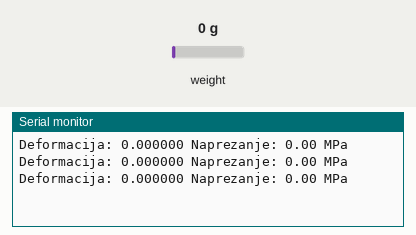
This sketch was run on a simulated Arduino Uno, built with avr-gcc and run on an emulated ATmega328P. On the bench: the last lines printed to the serial monitor. The inputs (shaded band) are chosen by the test bench; at power-on: weight on the scale 0 g.

Above: at 1.5 s.
1.6 s: weight on the scale set to 100 g
At 2.4 s:
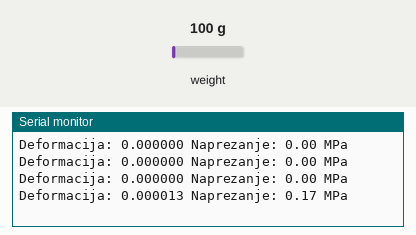
3.1 s: weight on the scale set to 1250 g
At 3.6 s:
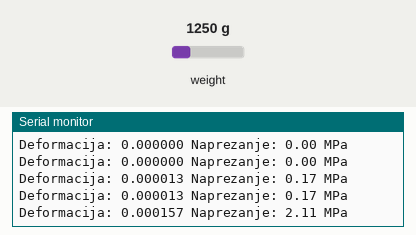
Timing chart, 0 to 6.1 s (numbered marks = the images above; inputs shaded):
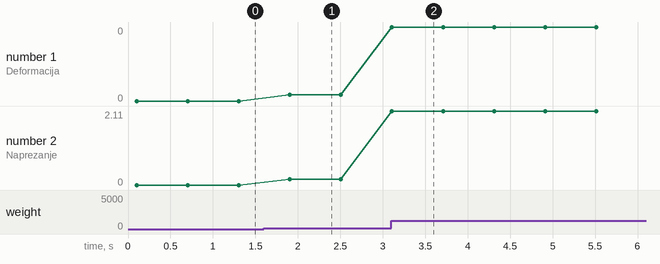

Measured:
- after the input at 1.6 s, the serial monitor: prints a new line after 0.31 s (image 1)
- after the input at 3.1 s, the serial monitor: prints a new line at once (image 2)
- plotted number 1: 0 → 0 after the input at 1.6 s, 0 → 0 after the input at 3.1 s
- plotted number 2: 0 → 0.17 after the input at 1.6 s, 0.17 → 2.11 after the input at 3.1 s

The sketch:

tenzometar.ino
```cpp
#include "HX711.h"

const int LOADCELL_DOUT_PIN = 2;
const int LOADCELL_SCK_PIN = 3;
double deformacija;
float naprezanje;
int modul_elasticnosti = 210000; //MPa

HX711 tenzometar;

void setup() {
  Serial.begin(9600);
  tenzometar.begin(LOADCELL_DOUT_PIN, LOADCELL_SCK_PIN);
}

void loop() {
  if (tenzometar.is_ready()) {
    double ocitanje = tenzometar.read();

    deformacija = 3 * pow(10,-10) * ocitanje + 0,0005;
    naprezanje = deformacija * modul_elasticnosti;

    Serial.print("Deformacija: ");
    Serial.print(deformacija, 6);
    Serial.print(" Naprezanje: ");
    Serial.print(naprezanje, 2);
    Serial.println(" MPa");
  } else {
    Serial.println("HX711 nije pronađen.");
  }
  delay(500);
}
```
